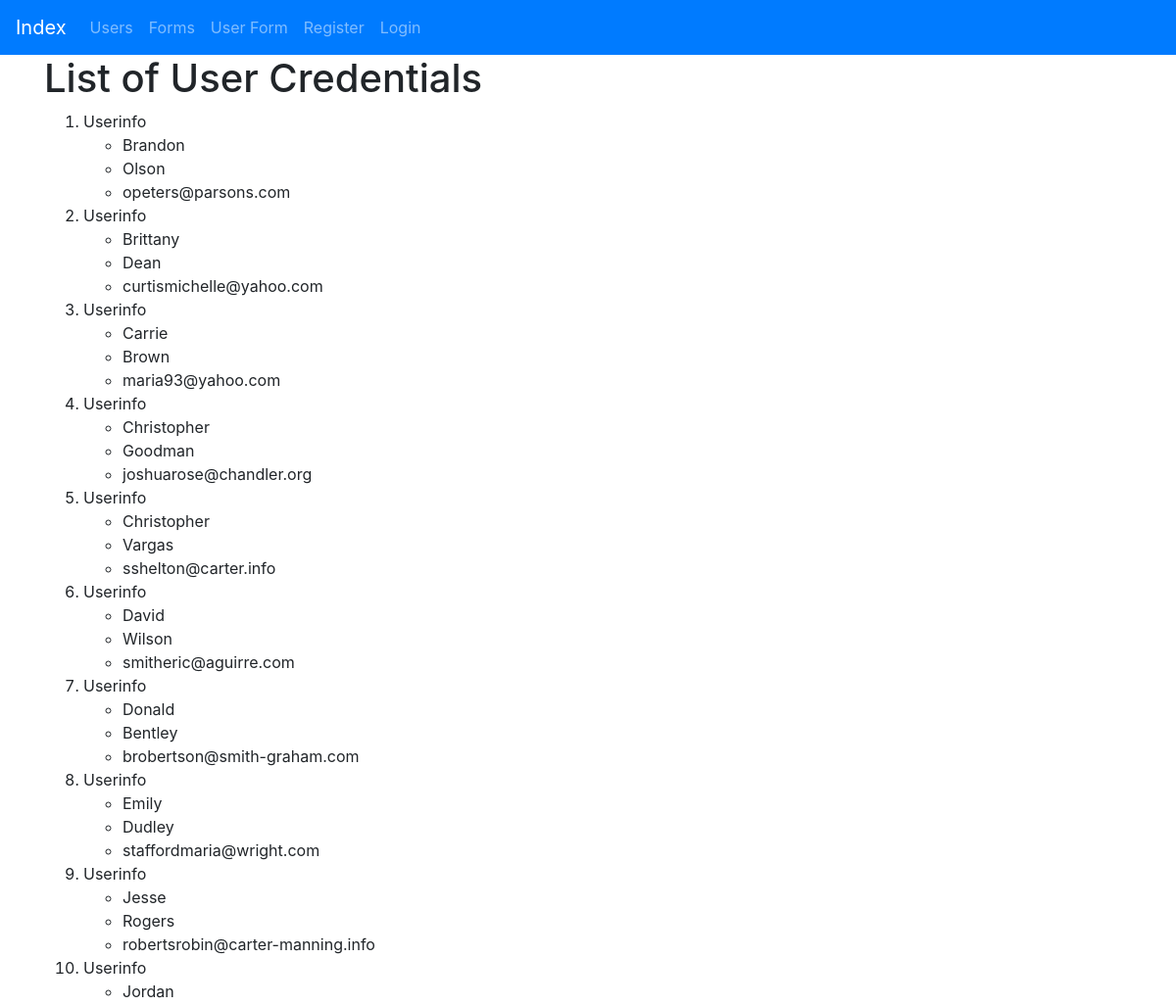
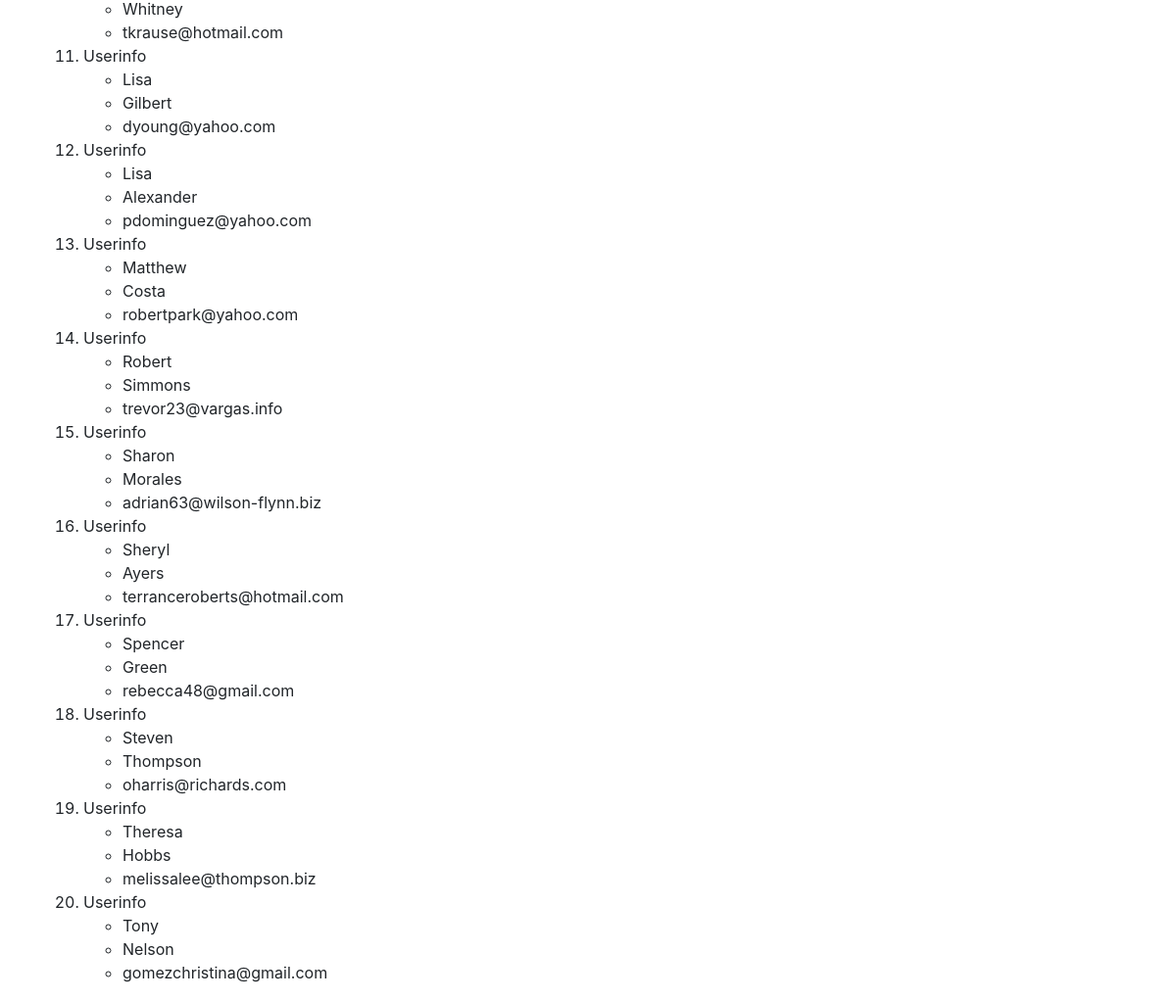
Page /firstApp/users/ on the committed database (2 pictures, top to bottom).
### firstApp/models.py (models this page shows, shortened)
class UserList(models.Model):
    firstName=models.CharField(max_length=264)
    lastName=models.CharField(max_length=264)
    email=models.EmailField()

### firstApp/views.py (the view)
def users(request):
    userList =UserList.objects.order_by("firstName")
    myDic={'userList' : userList,}
    return render(request,"users.html",context=myDic)

### template/users.html (shortened to what this page needs)
<!DOCTYPE html>
{%extends "index.html"%}
{% block body_block%}
<div class="container">
<h1>List of User Credentials</h1>
<div class="user">
  {% if userList %}
  <ol>
    {% for names in userList %}
    <li>Userinfo</li>
    <ul>
      <li>{{names.firstName}}</li>
      <li>{{names.lastName}}</li>
      <li>{{names.email}}</li>
      </ul>
    {% endfor %}
    </ol>
  {% else %}
  <p>No user available </p>
  {% endif %}
</div>
</div>
{% endblock %}

### static/css/mystyle.css (style rules this page uses)
h1 { color:green }

### rows in the picture
UserList: firstName "Brandon", lastName "Olson", email "opeters@parsons.com"
UserList: firstName "Brittany", lastName "Dean", email "curtismichelle@yahoo.com"
UserList: firstName "Carrie", lastName "Brown", email "maria93@yahoo.com"
UserList: firstName "Christopher", lastName "Goodman", email "joshuarose@chandler.org"
UserList: firstName "Christopher", lastName "Vargas", email "sshelton@carter.info"
UserList: firstName "David", lastName "Wilson", email "smitheric@aguirre.com"
UserList: firstName "Donald", lastName "Bentley", email "brobertson@smith-graham.com"
UserList: firstName "Emily", lastName "Dudley", email "staffordmaria@wright.com"
UserList: firstName "Jesse", lastName "Rogers", email "robertsrobin@carter-manning.info"
UserList: firstName "Jordan", lastName "Whitney", email "tkrause@hotmail.com"
UserList: firstName "Lisa", lastName "Gilbert", email "dyoung@yahoo.com"
UserList: firstName "Lisa", lastName "Alexander", email "pdominguez@yahoo.com"
UserList: firstName "Matthew", lastName "Costa", email "robertpark@yahoo.com"
UserList: firstName "Robert", lastName "Simmons", email "trevor23@vargas.info"
UserList: firstName "Sharon", lastName "Morales", email "adrian63@wilson-flynn.biz"
UserList: firstName "Sheryl", lastName "Ayers", email "terranceroberts@hotmail.com"
UserList: firstName "Spencer", lastName "Green", email "rebecca48@gmail.com"
UserList: firstName "Steven", lastName "Thompson", email "oharris@richards.com"
UserList: firstName "Theresa", lastName "Hobbs", email "melissalee@thompson.biz"
UserList: firstName "Tony", lastName "Nelson", email "gomezchristina@gmail.com"
